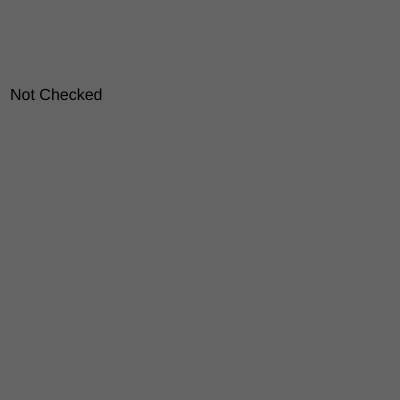
Frame 1 (no input)
Frame 60 (no input): identical to frame 1, image omitted
Frame 120 (the mouse pressed at the canvas centre since frame 60): identical to frame 1, image omitted

The p5.js sketch that drew this single still picture (run headless with seeded random() and noise() and a simulated clock; from frame 60 on, the mouse is pressed at the canvas centre):

// p5.js sketch
// ── sketch.js

function setup() {
  createCanvas(400,400);
  create_checkbox();
}

function draw() {
  background(100);
  textSize(16);
  if (check_box.checked()) {
    text('Checked', 10, 100);
  }
  else {
    text('Not Checked', 10, 100)
  }
}

let check_box;
function create_checkbox() {
  check_box = createCheckbox('label', false);
}
